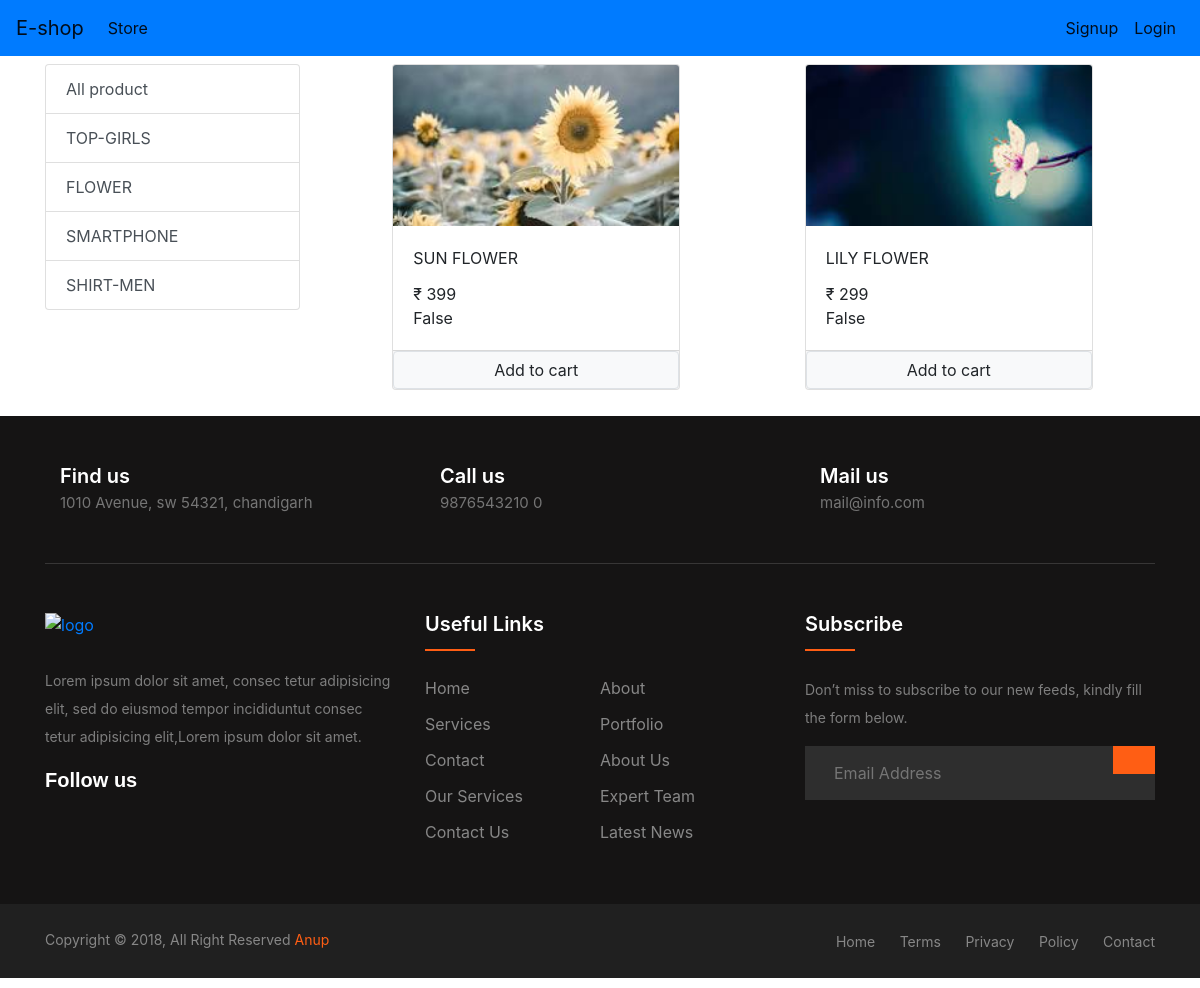
/?category=7, run on the app's committed database.
### product/models/category.py (models this page shows, shortened)
class Category(models.Model):
    name=models.CharField(max_length=50)
    @staticmethod
    def get_category():
        return Category.objects.all()

### product/models/product.py (models this page shows, shortened)
class Product(models.Model):
    name=models.CharField(max_length=20)
    price=models.PositiveIntegerField(default=0)
    category=models.ForeignKey(Category,on_delete=models.CASCADE,default=1)
    description=models.CharField(max_length=500,default='',null=True,blank=True)
    image=models.ImageField(upload_to='uploads/products')
    @staticmethod
    def get_product_byid(category_id):
        if category_id:
            return Product.objects.filter(category=category_id)
        else:
            return Product.get_product()

### product/views/index.py (the view, shortened to what this page needs)
# urls.py: path('',index.Index.as_view(),name='homepage'),
class Index(View):
    def get(self,request):
        cart=request.session.get('cart')
        if not cart:
           request.session['cart']={}
        categories = Category.get_category()
        categoryId=request.GET.get('category')
        if categoryId:
          products = Product.get_product_byid(categoryId)
        else:
          products = Product.get_product()
        data = {
          'products': products,
          'categories': categories,
         }
        return render(request, 'index.html', data)

### product/templatetags/cart.py (called while the page is built)
@register.filter(name='is_in_cart')
def is_in_cart(product,cart):
    keys=cart.keys()
    for id in keys:
        if int(id)==product.id:
            return True
    return False

### product/templatetags/currency.py (called while the page is built)
@register.filter(name='currency')
def currency(number):
    return "₹ "+str(number)

### product/templates/index.html (shortened to what this page needs)
{% extends 'base.html' %}
{% block body %}
{% load cart %}
{% load currency %}
<div class="container">
  <div class="row">
    <div class="col-lg-3 mx-auto">
      <div class="list-group mt-2">
        <a href="/" class="list-group-item list-group-item-action">All product</a>
        {% for category in categories %}
          <a href="/?category={{category.id}}" class="list-group-item list-group-item-action">{{category.name}}</a>
        {% endfor %}
      </div>
    </div>
    <div id="product" class="col-lg-9 mx-auto mt-2">
      <div class="row mx-auto">
        {% for product in products %}
          <div class="card mx-auto mb-3" id="{{product.id}}" style="width: 18rem;">
            <img src="{{product.image.url}}" class="card-img-top" alt="card img cap">
            <div class="card-body">
              <p class="card-title">{{product.name}}</p>
              <p class="card-text">{{product.price|currency}}</p>
              {{product|is_in_cart:request.session.cart}}
              </div>
              <div class="card-footer p-0">
                 {% if product|is_in_cart:request.session.cart %}
                 <div class="row no-gutters">
                  <form action="/#{{product.id}}" method="post" class="col-2">
                    {% csrf_token %}
                    <input type="text" hidden name="product" value="{{product.id}}">
                    <input type="text" hidden name="remove" value="True">
                    <input type="submit" value=" - " class=" btn btn-block btn-secondary">
                  </form>
                  <div class="text-center col"> {{product|cart_quantity:request.session.cart}} in cart</div>
                  <form action="/#{{product.id}}" method="post" class="col-2">
                    {% csrf_token %}
                    <input type="text" hidden name="product" value="{{product.id}}">
                    <input type="submit" value=" + " class=" btn btn-block btn-secondary">
                  </form>
                  </div>
                {% else %}
                <form action="/#{{product.id}}" method="post" class="btn-block">
                  <input type="submit"  value="Add to cart" class="btn btn-light border form-control"/>
                </form>
                {% endif %}
              </div>
         </div>
       {% endfor%}
    </div>
  </div>
</div>
</div>
{% endblock body %}

### product/templates/base.html (style rules this page uses)
* { margin: 0; padding: 0; }

### data on the page
Category: name "TOP-GIRLS"
Category: name "FLOWER"
Category: name "SMARTPHONE"
Category: name "SHIRT-MEN"
Product: image (picture), name "SUN FLOWER", price "₹ 399", session "False"
Product: image (picture), name "LILY FLOWER", price "₹ 299", session "False"
